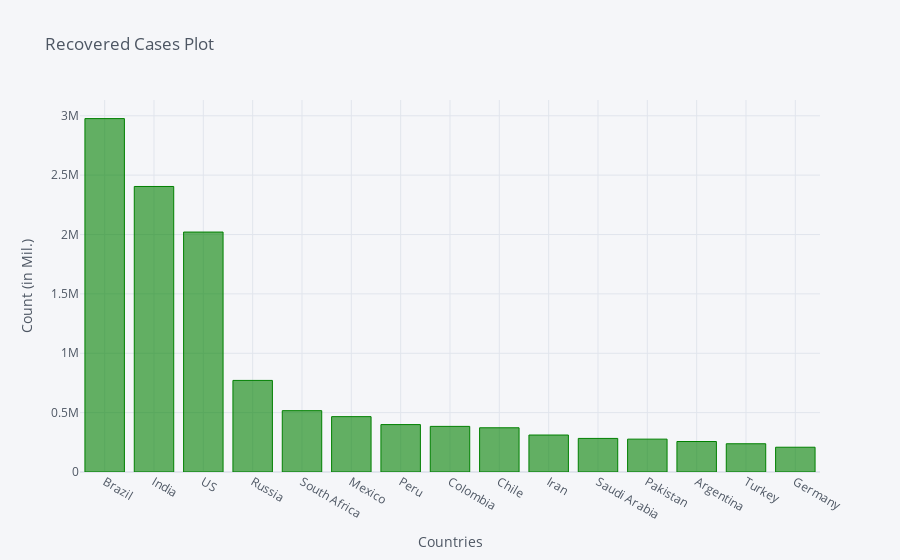

Here is the notebook cell this chart was saved with:
### Code cell
recovered_df2_plot.iplot(kind='bar', x='Country/Region', y='8/24/20',color='green',
                         title='Recovered Cases Plot',xTitle='Countries',yTitle='Count (in Mil.)')

### Figure 1 — Plotly figure (JSON) as saved in the notebook; plotly's stock layout.template omitted (floating-point values rounded to 4 significant figures)
{"data": [{"marker": {"color": "rgba(0, 128, 0, 0.6)", "line": {"color": "rgba(0, 128, 0, 1.0)", "width": 1}}, "name": "8/24/20", "orientation": "v", "text": "", "type": "bar", "x": ["Brazil", "India", "US", "Russia", "South Africa", "Mexico", "Peru", "Colombia", "Chile", "Iran", "Saudi Arabia", "Pakistan", "Argentina", "Turkey", "Germany"], "y": [2976256, 2404585, 2020774, 771357, 516494, 466209, 399357, 384165, 372464, 311365, 282888, 276829, 256789, 237908, 208653]}], "layout": {"legend": {"bgcolor": "#F5F6F9", "font": {"color": "#4D5663"}}, "paper_bgcolor": "#F5F6F9", "plot_bgcolor": "#F5F6F9", "title": {"font": {"color": "#4D5663"}, "text": "Recovered Cases Plot"}, "xaxis": {"gridcolor": "#E1E5ED", "showgrid": true, "tickfont": {"color": "#4D5663"}, "title": {"font": {"color": "#4D5663"}, "text": "Countries"}, "zerolinecolor": "#E1E5ED"}, "yaxis": {"gridcolor": "#E1E5ED", "showgrid": true, "tickfont": {"color": "#4D5663"}, "title": {"font": {"color": "#4D5663"}, "text": "Count (in Mil.)"}, "zerolinecolor": "#E1E5ED"}}}
